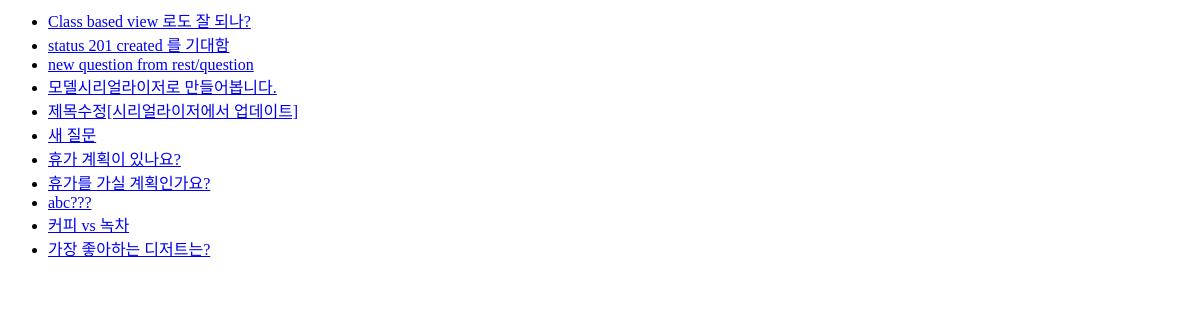
The page /polls/ on the database as committed earlier.
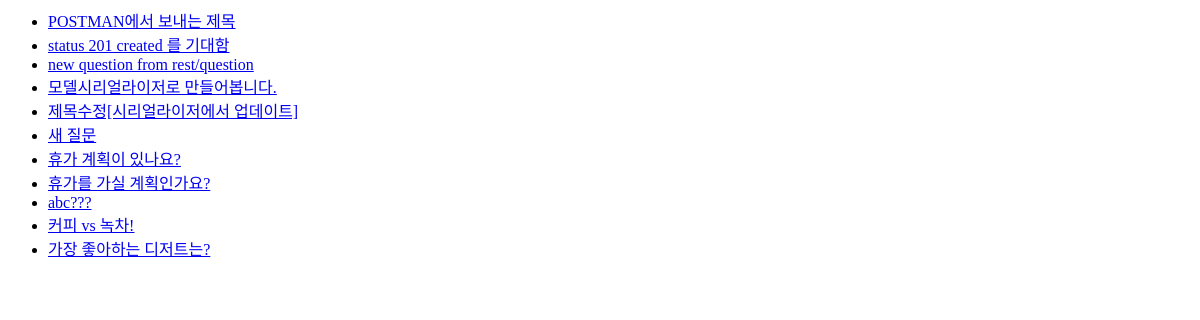
The same page on the database as committed later.
### polls/models.py (models this page shows, shortened)
class Question(models.Model):
    question = models.CharField(max_length=200, verbose_name='질문')
    pub_date = models.DateTimeField(auto_now_add=True, verbose_name='생성일')
    owner = models.ForeignKey('auth.User', related_name='questions', on_delete=models.CASCADE, null=True)

### polls/views.py (the view)
# urls.py: path('', views.index, name='index'),
def index(request):
    latest_question_list = Question.objects.order_by('-pub_date')
    context = {'questions': latest_question_list}
    return render(request, 'polls/index.html', context)

### polls/templates/polls/index.html
{% if questions %}
<ul>
    {% for question in questions%}
    <li><a href="{% url 'polls:detail' question.id %}">{{question.question}}</a></li>
    {% endfor %}
</ul>
{% else %}
<p>no question</p>
{% endif %}

Rows that differ between the two databases and show on the page:
removed Question: question "Class based view 로도 잘 되나?"
added Question: question "POSTMAN에서 보내는 제목"
changed Question (number 10 of 11 on the later page): question "커피 vs 녹차" → "커피 vs 녹차!"
